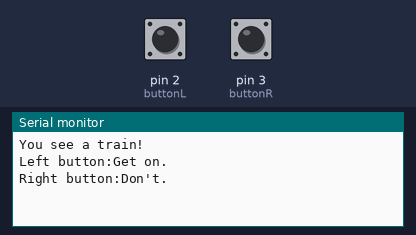
Bench run of a sketch on a simulated Arduino Uno, built with avr-gcc and run on an emulated ATmega328P. Parts: the last lines printed to the serial monitor. The inputs (shaded band) are chosen by the test bench; at power-on: pin 2 (buttonL) LOW, pin 3 (buttonR) LOW.

Above: at 1.8 s.
1.9 s: pin 2 (buttonL) pulled HIGH for 0.15 s
At 3.2 s:
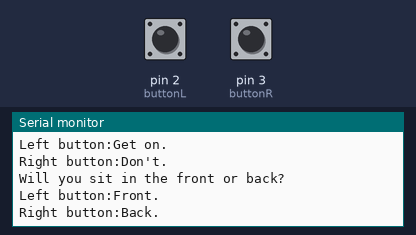
3.9 s: pin 3 (buttonR) pulled HIGH for 0.15 s
At 5.7 s:
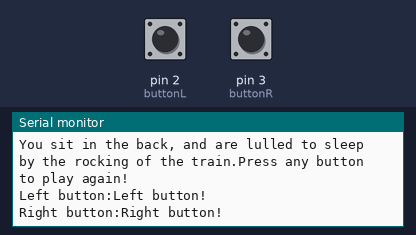
5.9 s: pin 2 (buttonL) pulled HIGH for 3.2 s
At 6.3 s:
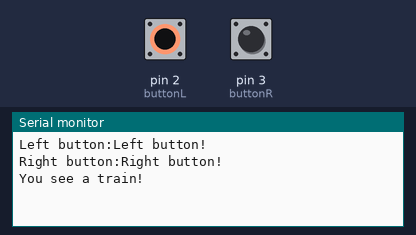
10.6 s: pin 3 (buttonR) pulled HIGH for 1 s
At 11.0 s:
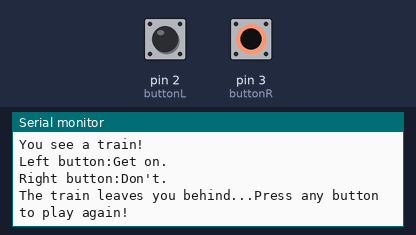

The sketch:

choose_your_own_adventure.ino
```cpp
/*
  This is a completely-reworked version of Happy Train,
  UtahSAA's very short choose-your-own-adventure game.
  This project is meant to teach the use of functions to children 7-16.

  Use this project with a breadboard/PCB that has two buttons.
  They will both need pull-down resistors unless you change the input mode.
*/

// Declare the left and right buttons.
const int buttonL = 2;
const int buttonR = 3;

void setup() {
  Serial.begin(9600);
  pinMode(buttonL, INPUT);
  pinMode(buttonR, INPUT);
}

void loop() {
  // Offer the first choice
  bool gotOn = dialogue("You see a train!", "Get on.", "Don't.");
  // Deal with the first choice
  if (gotOn) {
    // Offer the second, and final, choice
    bool satInFront = dialogue("Will you sit in the front or back?","Front.","Back.");
    //Deal with the second, and final choice
    if (satInFront) {
      Serial.print("You watch train operators trade shifts for the rest of the journey.");
    }
    else {
      Serial.print("You sit in the back, and are lulled to sleep by the rocking of the train.");
    }
  }
  // Continue to deal with the first choice
  else {
    Serial.print("The train leaves you behind...");
  }

  dialogue("Press any button to play again!","Left button!","Right button!");
}

// Prints a prompt that lets the user know what kind of choice they're making,
// Prints the two options in the face of that choice (the left and right button options),
// Then take input from the user in the form of a button press.
// Advanced students should separate the button input into a separate function,
// Then call that function at an appropriate time (when?)
bool dialogue(char* prompt, char* optionL, char* optionR) {
  // Print the prompt and options
  Serial.println(prompt);
  delay(500);
  Serial.print("Left button:"); Serial.println(optionL);
  delay(500);
  Serial.print("Right button:"); Serial.println(optionR);
  Serial.println();

  //loop over the buttons until one is pressed
  while (true) {
    if (digitalRead(buttonL) == 1) {
      return true;
    }
    if (digitalRead(buttonR) == 1) {
      return false;
    }
  }
}
```

Measured:
- after the input at 1.9 s, the serial monitor: prints a new line at once (image 1)
- after the input at 3.9 s, the serial monitor: prints a new line at once (image 2)
- after the input at 5.9 s, the serial monitor: prints a new line at once (image 3)
- after the input at 10.6 s, the serial monitor: prints a new line at once (image 4)
